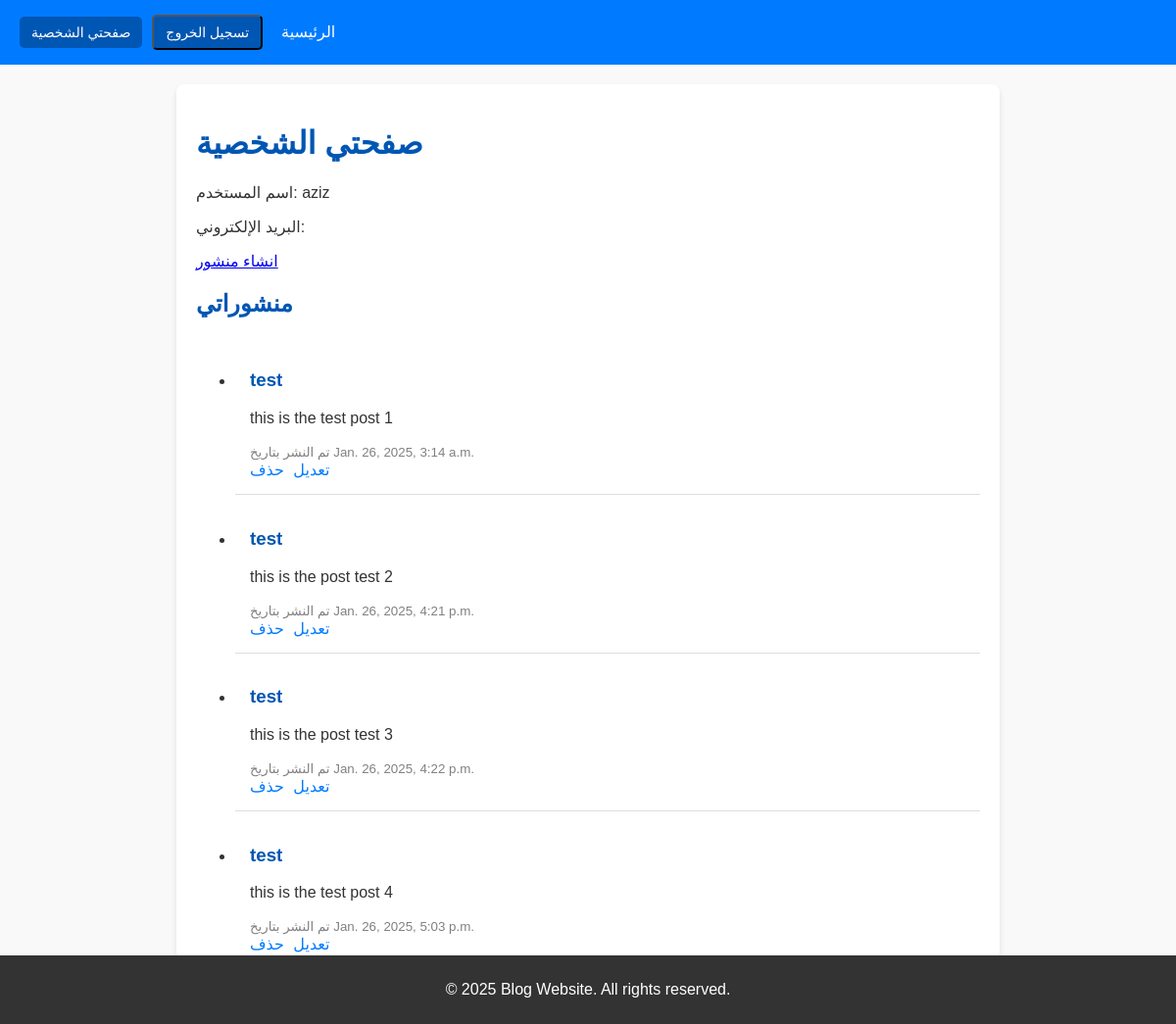
The page /profile/ (signed in) on the database as committed earlier.
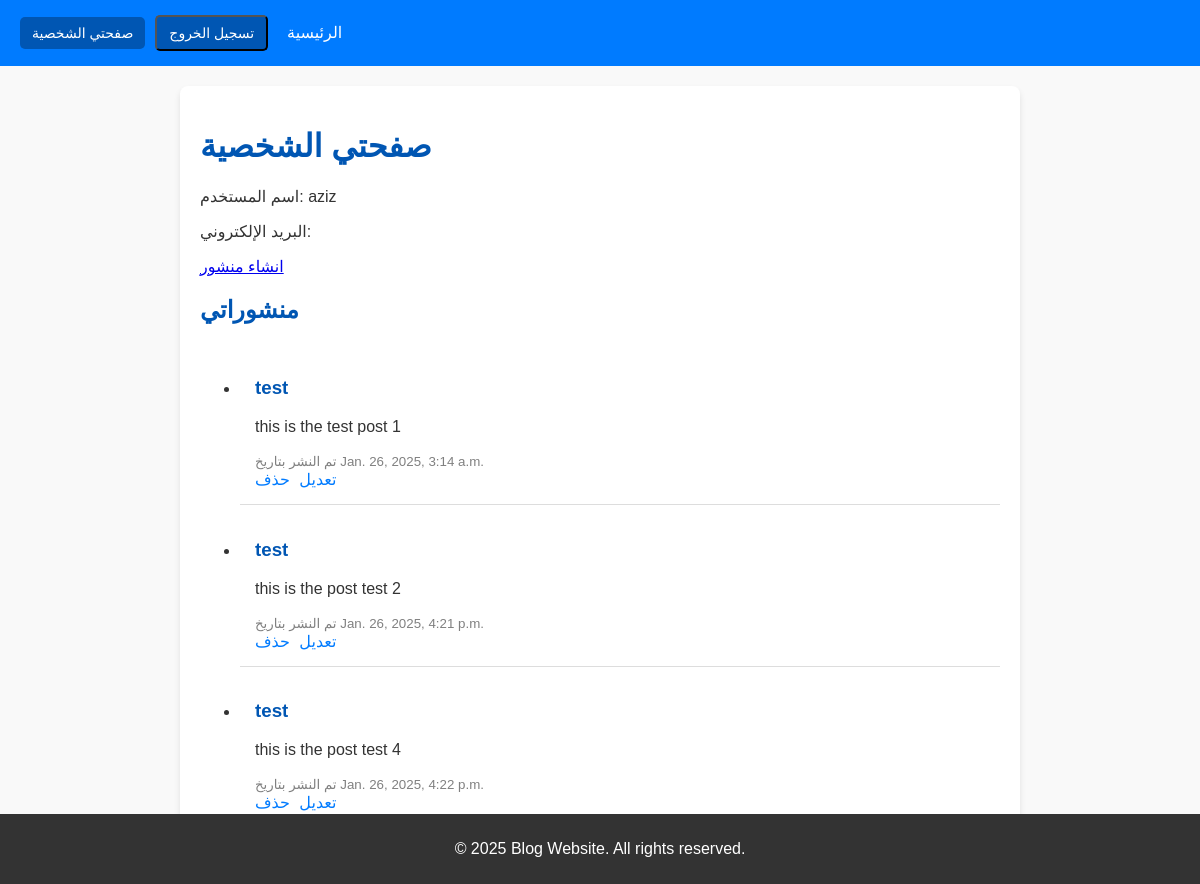
The same page on the database as committed later.
### blog/models.py (models this page shows, shortened)
class Post(models.Model):
    title = models.CharField(max_length=200)
    content = models.TextField()
    created_at = models.DateTimeField(default=now)
    author = models.ForeignKey(User, on_delete=models.CASCADE)

### blog/views.py (the view)
# urls.py: path('profile/', views.profile_view, name='profile'),
@login_required
def profile_view(request):
    user_posts = Post.objects.filter(author=request.user)
    return render(request, 'blog/profile.html', {'user': request.user, 'posts': user_posts})

### blog/templates/blog/profile.html
{% extends 'base.html' %}
{% block content %}
    <div class="container">
        <h1>صفحتي الشخصية</h1>
        <p>اسم المستخدم: {{ user.username }}</p>
        <p>البريد الإلكتروني: {{ user.email }}</p>
        <a href="{% url 'post_create' %}" class="btn">انشاء منشور</a>
        <h2>منشوراتي</h2>
        <ul>
            {% for post in posts %}
                <li class="post">
                    <h3>{{ post.title }}</h3>
                    <p>{{ post.content }}</p>
                    <small>تم النشر بتاريخ {{ post.created_at }}</small>
                    <div class="actions">
                        <a href="{% url 'post_edit' post.id %}" class="btn">تعديل</a>
                        <a href="{% url 'post_delete' post.id %}" class="btn">حذف</a>
                    </div>
                </li>
            {% empty %}
                <p>لا توجد منشورات.</p>
            {% endfor %}
        </ul>
    </div>
{% endblock %}

Rows that differ between the two databases and show on the page:
removed Post: title "test", content "this is the test post 4", created_at "Jan. 26, 2025, 5:03 p.m."
changed Post: content "this is the post test 3" → "this is the post test 4"
